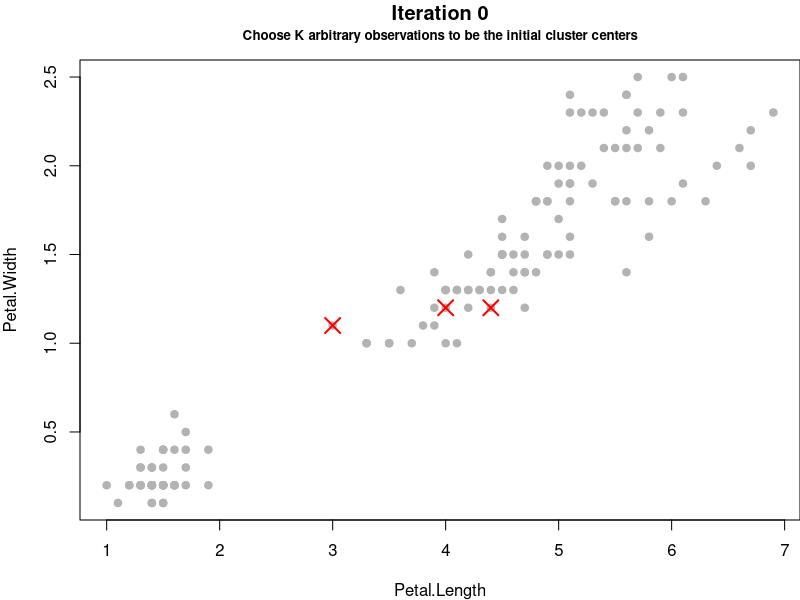
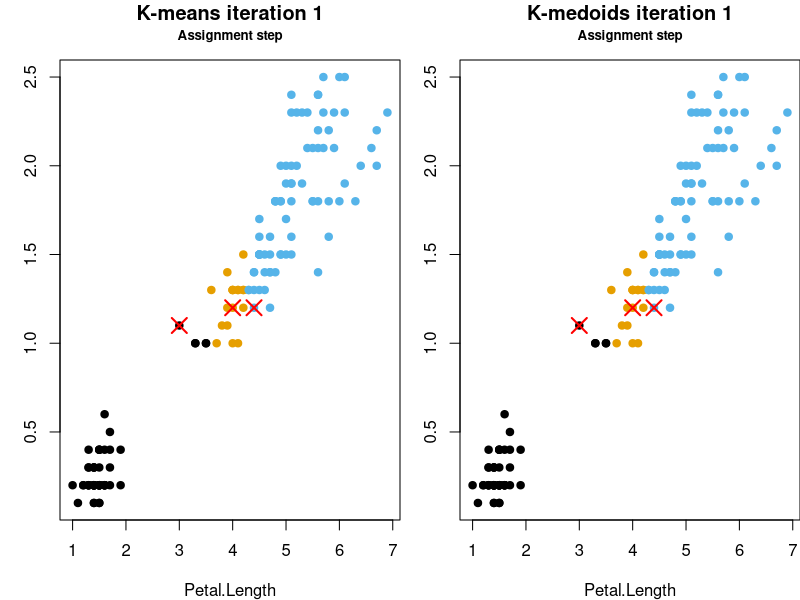
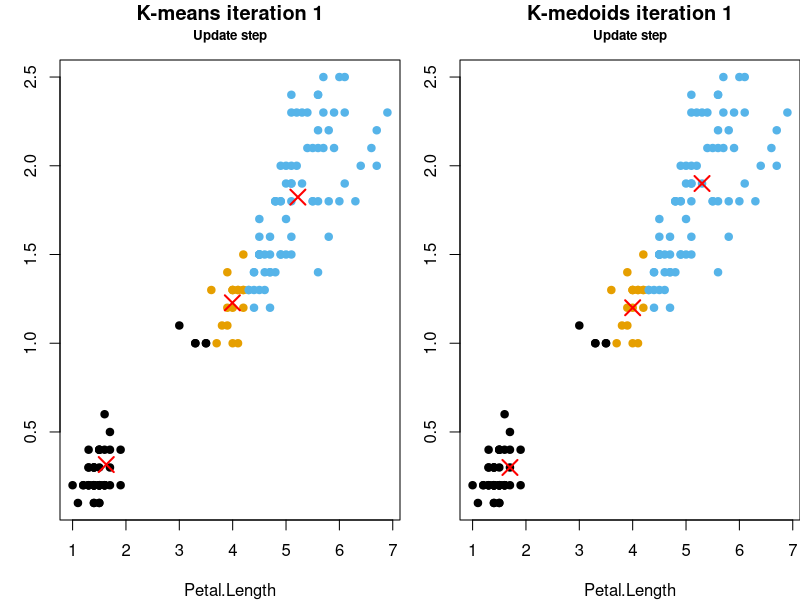
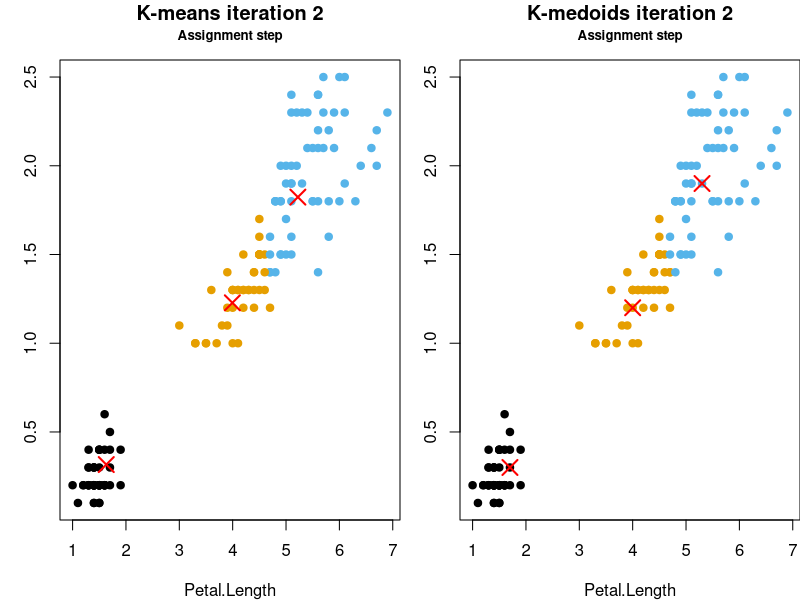
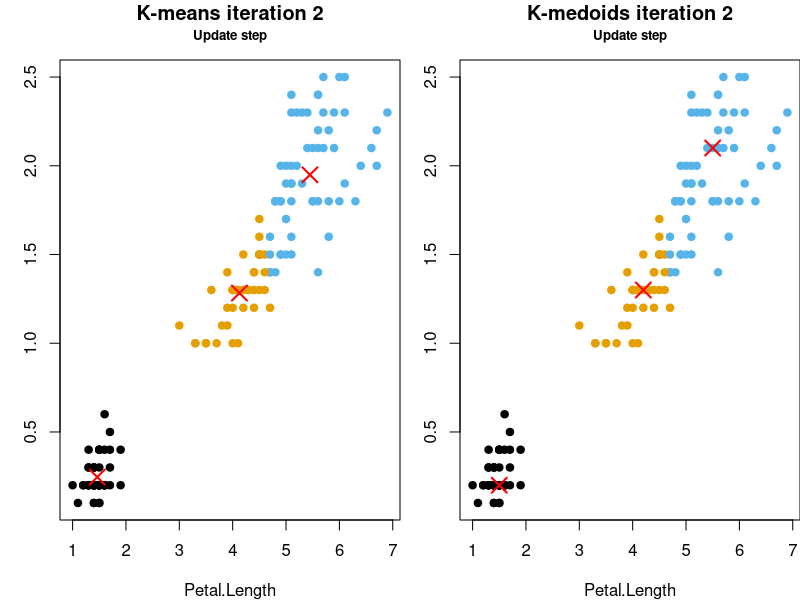
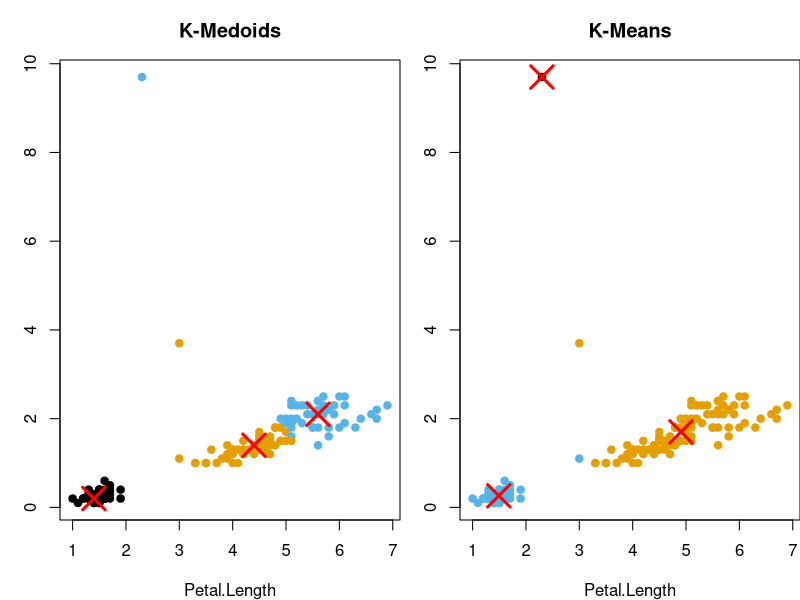

R code for these plots, in order:
## ---- chunk 1
Colors = c("#000000", "#E69F00", "#56B4E9", "#009E73", 
           "#F0E442", "#0072B2", "#D55E00", "#CC79A7")
palette(Colors)
add.alpha <- function(col, alpha=1){
  if(missing(col))
    stop("Please provide a vector of colours.")
  apply(sapply(col, col2rgb)/255, 2, 
                     function(x) 
                       rgb(x[1], x[2], x[3], alpha=alpha))  
}
## ---- chunk 2
# Compute either K-means clustering or K-medoids clustering
#
# Arguments:
# x: data matrix, n observations (rows) by p features (cols).
# centers: a vector giving the starting centers. Defaults
#   to NULL in which case we choose k centers at random.
# k: number of clusters. If the centers argument is specified,
#   then this doesn't need to be specified.
# alg: algorithm. Can be either "kmeans" or "kmedoids". 
#   Defaults to "kmeans".
# maxiter: Maximum number of iterations before we quit. 
#   Defaults to 100.
#
# Returns:
# centers: a vector of length k, giving the final centers.
# cluster: a vector of length n, giving the final clustering
#   assignments.
# iter: number of iterations performed.
# cluster.history: a matrix of dimension iter by k, each row
#   giving the cluster assignments at the corresponding iteration.
# 
kclust = function(x, centers=NULL, k=NULL, alg="kmeans", maxiter=100) {
  n = nrow(x)
  p = ncol(x)
  if (is.null(centers)) {
    if (is.null(k)) stop("Either centers or k must be specified.")
    if (alg=="kmeans") centers = matrix(runif(k*p,min(x),max(x)),nrow=k)
    else centers = x[sample(n,k),]
  }
  k = nrow(centers)
  cluster = matrix(0,nrow=0,ncol=n)

  for (iter in 1:maxiter) {
    cluster.new = clustfromcent(x,centers,k)
    centers.new = centfromclust(x,cluster.new,k,alg)

    cluster = rbind(cluster,cluster.new)
    j = is.na(centers.new[,1])
    if (sum(j)>0) centers.new[j,] = centers[j,]
    centers = centers.new

    if (iter>1 & sum(cluster[iter,]!=cluster[iter-1,])==0) break
  }
  return(list(centers=centers,cluster=cluster[iter,],iter=iter,cluster.history=cluster))
}

# Compute clustering assignments, given centers
clustfromcent = function(x, centers, k) {
  n = nrow(x)
  dist = matrix(0,n,k)
  for (i in 1:k) {
    dist[,i] = colSums((t(x)-centers[i,])^2)
  }
  return(max.col(-dist,ties="first"))
}

# Compute centers, given clustering assignments
centfromclust = function(x, cluster, k, alg) {
  if (alg=="kmeans") return(avgfromclust(x,cluster,k))
  else return(medfromclust(x,cluster,k))
}

avgfromclust = function(x, cluster, k) {
  p = ncol(x)
  centers = matrix(0,k,p)
  for (i in 1:k) {
    j = cluster==i
    if (sum(j)==0) centers[i,] = rep(NA,p)
    else centers[i,] = colMeans(x[j,,drop=FALSE])
  }
  return(centers)
}

medfromclust = function(x, cluster, k) {
  p = ncol(x)
  centers = matrix(0,k,p)
  for (i in 1:k) {
    j = cluster==i
    if (sum(j)==0) centers[i,] = rep(NA,p)
    else {
      d = as.matrix(dist(x[j,],diag=T,upper=T)^2)
      ii = which(j)[which.min(colSums(d))]
      centers[i,] = x[ii,]
    }
  }
  return(centers)
}

# Compute within-cluster variation
wcv = function(x, cluster, centers) {
  k = nrow(centers)
  wcv = 0
  for (i in 1:k) {
    j = cluster==i
    nj = sum(j)
    if (nj>0) {
      wcv = wcv + sum((t(x[j,])-centers[i,])^2)
    }
  }
  return(wcv)
}

set.seed(1234)
pts = as.matrix(iris[, 3:4])

iters = 2
K = 3
km = kmed = vector("list", iters)
centers = kmed.centers = vector("list", iters + 1)

ind = sample.int(nrow(pts), K)
centers[[1]] = kmed.centers[[1]] = pts[c(99,93,91), , drop = FALSE]

par(mar = c(4,4,3,0))
plot(pts, pch = 19, col = "gray70")
points(centers[[1]][, 1], centers[[1]][, 2], pch = 4, cex = 2, lwd = 2, col = "red")
title(main = "Iteration 0", line = 2)
title(main = "Choose K arbitrary observations to be the initial cluster centers", line = 1, cex.main = 0.8)

par(mfrow = c(1, 2))
for (i in 1:iters) {
  cat("  \n##", "K-means vs. K-medoids  \n  \\addtocounter{framenumber}{-1}  \n")
  # kmeans
  km[[i]] = kmeans(pts, centers = centers[[i]], nstart = 1, algorithm = "Lloyd", iter.max = 1)
  col = km[[i]]$cluster
  # kmedoids
  kmed[[i]] = kclust(pts, centers = kmed.centers[[i]], alg = "kmedoids", maxiter = 1)
  col.kmed = kmed[[i]]$cluster
  
  # kmeans
  par(mar = c(4,3,3,0))
  plot(pts, pch = 19, col = col)
  title(main = paste("K-means iteration", i), line = 2)
  title(main = "Assignment step", line = 1, cex.main = 0.8)
  points(centers[[i]][, 1], centers[[i]][, 2], pch = 4, cex = 2, lwd = 2, col = "red")
  
  # kmedoids
  par(mar = c(4,3,3,0))
  plot(pts, pch = 19, col = col.kmed)
  title(main = paste("K-medoids iteration", i), line = 2)
  title(main = "Assignment step", line = 1, cex.main = 0.8)
  points(kmed.centers[[i]][, 1], kmed.centers[[i]][, 2], pch = 4, cex = 2, lwd = 2, col = "red")
  
  cat("  \n")
  cat("  \n##", "K-means vs. K-medoids  \n  \\addtocounter{framenumber}{-1}  \n")
  
  centers[[i + 1]] = km[[i]]$centers
  kmed.centers[[i + 1]] = medfromclust(pts, kmed[[i]]$cluster, K)
  
  par(mar = c(4,3,3,0))
  plot(pts, pch = 19, col = col)
  points(centers[[i + 1]][, 1], centers[[i + 1]][, 2], pch = 4, cex = 2, lwd = 2, col = "red")
  title(main = paste("K-means iteration", i), line = 2)
  title(main = "Update step", line = 1, cex.main = 0.8)
  
  par(mar = c(4,3,3,0))
  plot(pts, pch = 19, col = col)
  points(kmed.centers[[i + 1]][, 1], kmed.centers[[i + 1]][, 2], pch = 4, cex = 2, lwd = 2, col = "red")
  title(main = paste("K-medoids iteration", i), line = 2)
  title(main = "Update step", line = 1, cex.main = 0.8)
  # 
  # points(medfromclust(pts, kmed[[i]]$cluster.history[i,], K), col = 1:3, pch = 19, cex = 2)
  # points(medfromclust(pts, kmed[[i]]$cluster.history[i,], K), pch = 21, cex = 2)
  
  cat("  \n")
}
## ---- chunk 3
library(cluster)
# add outliers to iris
out = data.frame(Petal.Length = c(2.3, 3), Petal.Width = c(9.7, 3.7))
iris2 = rbind(iris[, 3:4], out)

# K-medoid vs. K-means
kmedoid = pam(iris2, k = 3)
km = kmeans(iris2, centers = 3, iter.max = 100, nstart = 100)
## ---- chunk 4
set.seed(5)
par(mfrow = c(1,2), mar = c(4,3,3,0))

plot(iris2, col=kmedoid$clustering, pch=19, cex=1, main = "K-Medoids")
points(kmedoid$medoids, col="red", pch=4, cex=3, lwd=3)

plot(iris2, col = km$cluster, pch = 19, cex = 1, main = "K-Means")
points(km$centers, col="red", pch=4, cex=3, lwd=3)
